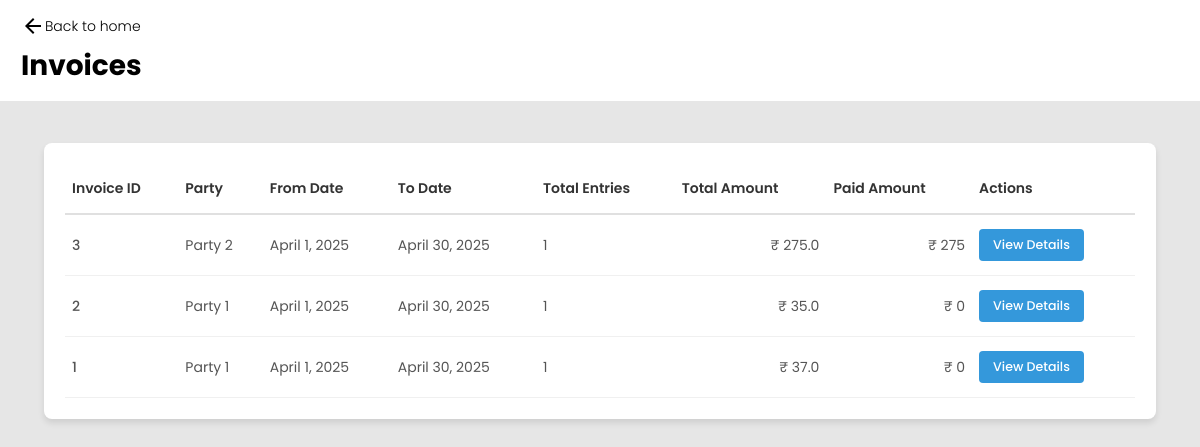
The page /invoices/ on the database as committed earlier.
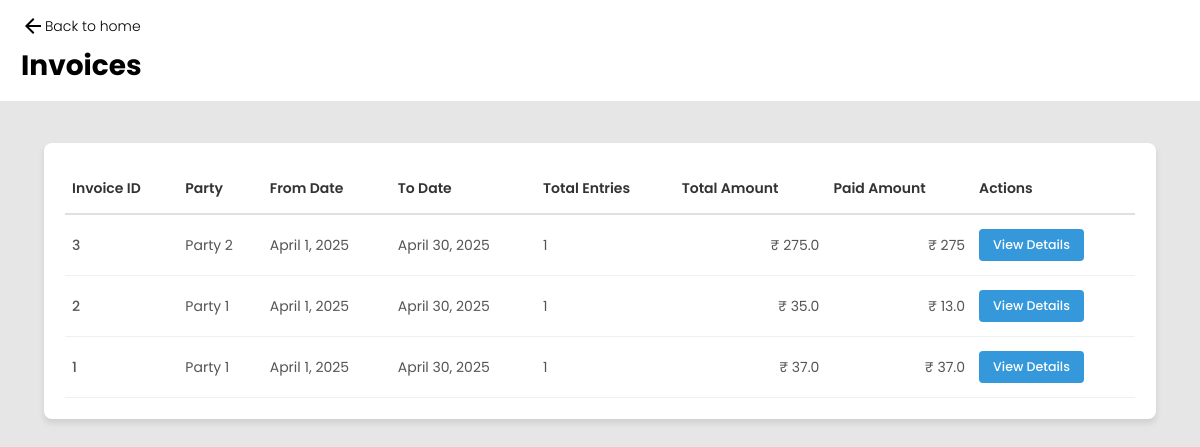
The same page on the database as committed later.
### main/models.py (models this page shows, shortened)
class Invoice(models.Model):
    f_date = models.DateField()
    t_date = models.DateField()
    total = models.CharField(max_length=100,null=True,blank=True)
    paid = models.CharField(max_length=100,null=False,default="0")
    party = models.ForeignKey(Party,on_delete=models.CASCADE,null=True,blank=True)

class InvoiceItem(models.Model):
    entry = models.ForeignKey(Entry,on_delete=models.CASCADE)
    invoice = models.ForeignKey(Invoice,on_delete=models.CASCADE)

class Entry(models.Model):
    date    = models.DateField()
    customer_from   = models.CharField(max_length=100)
    customer_to     = models.CharField(max_length=100)
    party           = models.ForeignKey(Party,on_delete=models.CASCADE)
    vehicle         = models.ForeignKey(Vehicle,on_delete=models.SET_NULL,null=True)
    driver          = models.ForeignKey(Driver,on_delete=models.SET_NULL,null=True)
    total           = models.CharField(max_length=100,null=True,blank=True)
    no_of_invoices  = models.IntegerField(default=0, null=True, blank=True)

class Party(models.Model):
    name        = models.CharField(max_length=50)
    location    = models.CharField(max_length=50,null=True,blank=True)
    phone       = models.CharField(max_length=10,null=True,blank=True)
    gst         = models.CharField(max_length=15,null=True,blank=True)

### main/views.py (the view)
# urls.py: path('invoices/', invoices_view, name='invoices'),
def invoices_view(request):
    invoices = Invoice.objects.all().order_by('-id')
    return render(request, "invoices.html", {
        "invoices": invoices
    })

### main/templates/invoices.html (shortened to what this page needs)
{% load static %}
<!DOCTYPE html>
<html lang="en">
<head>
    <link rel="stylesheet" href="{% static 'css/invoices.css' %}">
</head>
<body>
    <nav>
        <a href="{% url 'home' %}">
            <svg xmlns="http://www.w3.org/2000/svg" height="24px" viewBox="0 -960 960 960" width="24px" fill="#000000">
                <path d="m313-440 224 224-57 56-320-320 320-320 57 56-224 224h487v80H313Z" />
            </svg>
            Back to home
        </a>
        <h2>Invoices</h2>
    </nav>
    <div class="container">
        <div class="table-container">
            <table>
                <thead>
                    <tr>
                        <th>Invoice ID</th>
                        <th>Party</th>
                        <th>From Date</th>
                        <th>To Date</th>
                        <th>Total Entries</th>
                        <th>Total Amount</th>
                        <th>Paid Amount</th>
                        <th>Actions</th>
                    </tr>
                </thead>
                <tbody>
                {% for invoice in invoices %}
                    <tr>
                        <td>{{ invoice.id }}</td>
                        <td>
                            {% with first_item=invoice.invoiceitem_set.first %}
                                {% if first_item %}
                                    {{ first_item.entry.party.name }}
                                {% else %}
                                    -
                                {% endif %}
                            {% endwith %}
                        </td>
                        <td>{{ invoice.f_date }}</td>
                        <td>{{ invoice.t_date }}</td>
                        <td>{{ invoice.invoiceitem_set.count }}</td>
                        <td style="text-align: end;">
                            ₹ {{ invoice.total }}
                        </td>
                        <td style="text-align: end;">
                            ₹ {{ invoice.paid }}
                        </td>
                        <td>
                            <a href="{% url 'invoice_details' invoice.id %}" class="view-btn">View Details</a>
                        </td>
                    </tr>
                {% empty %}
                    <tr>
                        <td colspan="8" class="no-data">No invoices found</td>
                    </tr>
                {% endfor %}
                </tbody>
            </table>
        </div>
    </div>
</body>
</html>

Rows that differ between the two databases and show on the page:
changed Invoice id 2: paid "0" → "13.0"
changed Invoice id 1: paid "0" → "37.0"
